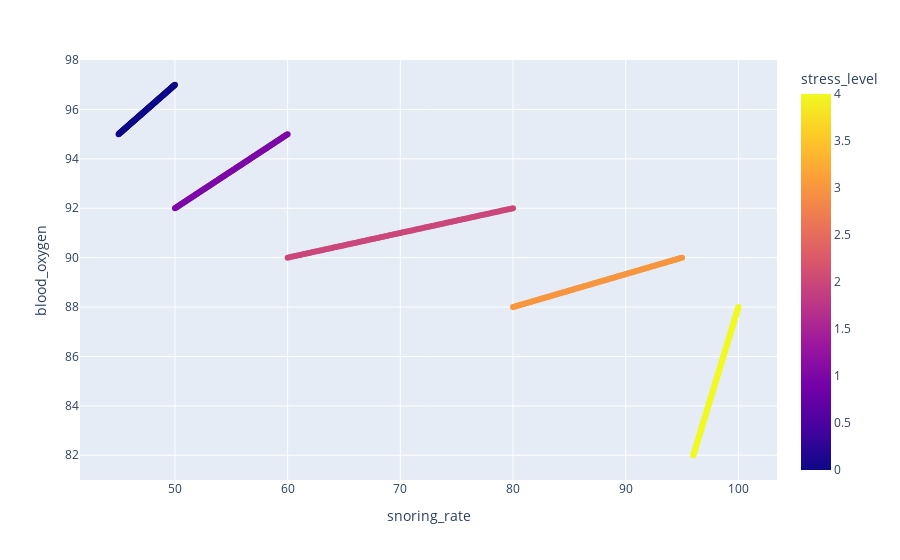

Write notebook code for a chart like this one.
### Code cell
figure[3]

### Figure 1 — Plotly figure (JSON) as saved in the notebook; plotly's stock layout.template omitted (floating-point values rounded to 4 significant figures; data arrays with more than 128 entries replaced by an {"elided": "..."} marker saying what was removed)
{"data": [{"hovertemplate": "snoring_rate=%{x}<br>blood_oxygen=%{y}<br>stress_level=%{marker.color}<extra></extra>", "legendgroup": "", "marker": {"color": {"elided": "630 int values"}, "coloraxis": "coloraxis", "symbol": "circle"}, "mode": "markers", "name": "", "orientation": "v", "showlegend": false, "type": "scatter", "x": {"elided": "630 float values"}, "xaxis": "x", "y": {"elided": "630 float values"}, "yaxis": "y"}], "layout": {"coloraxis": {"colorbar": {"title": {"text": "stress_level"}}, "colorscale": [[0, "#0d0887"], [0.1111, "#46039f"], [0.2222, "#7201a8"], [0.3333, "#9c179e"], [0.4444, "#bd3786"], [0.5556, "#d8576b"], [0.6667, "#ed7953"], [0.7778, "#fb9f3a"], [0.8889, "#fdca26"], [1, "#f0f921"]]}, "legend": {"tracegroupgap": 0}, "margin": {"t": 60}, "xaxis": {"anchor": "y", "domain": [0, 1], "title": {"text": "snoring_rate"}}, "yaxis": {"anchor": "x", "domain": [0, 1], "title": {"text": "blood_oxygen"}}}}
